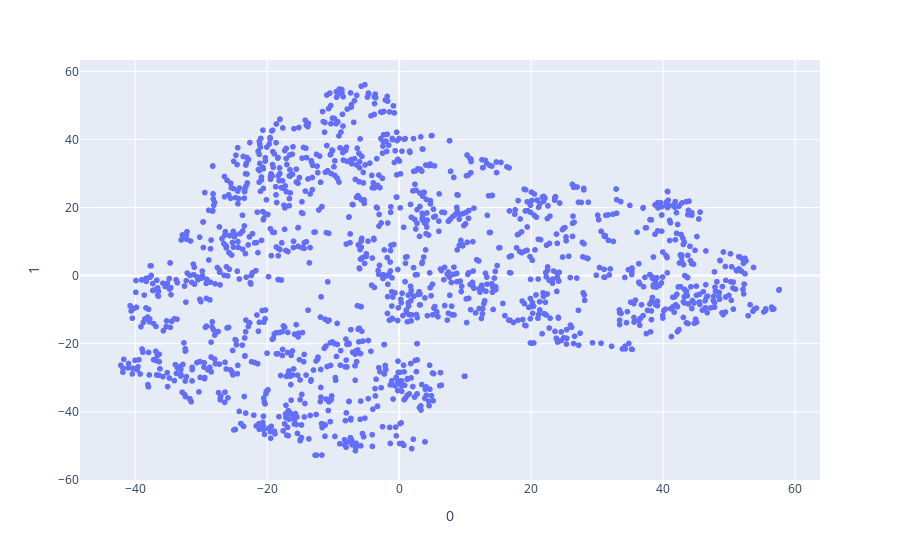

Source (notebook cell):
### Code cell
fig = px.scatter(
    projections, x=0, y=1
)
fig.show()

### Figure 1 — Plotly figure (JSON) as saved in the notebook; plotly's stock layout.template omitted (floating-point values rounded to 4 significant figures; data arrays with more than 128 entries replaced by an {"elided": "..."} marker saying what was removed)
{"data": [{"hovertemplate": "0=%{x}<br>1=%{y}<extra></extra>", "legendgroup": "", "marker": {"color": "#636efa", "symbol": "circle"}, "mode": "markers", "name": "", "showlegend": false, "type": "scattergl", "x": {"elided": "1544 float values"}, "xaxis": "x", "y": {"elided": "1544 float values"}, "yaxis": "y"}], "layout": {"legend": {"tracegroupgap": 0}, "margin": {"t": 60}, "xaxis": {"anchor": "y", "domain": [0, 1], "title": {"text": "0"}}, "yaxis": {"anchor": "x", "domain": [0, 1], "title": {"text": "1"}}}}
